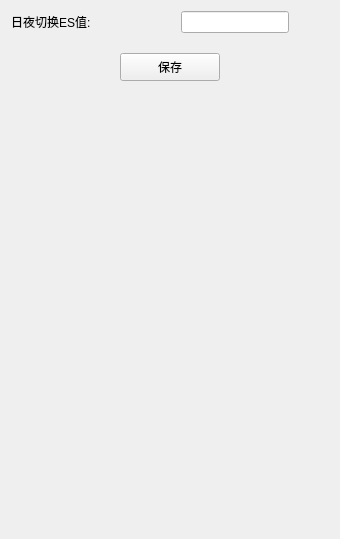
       <widget class="QWidget" name="page_4">
        <layout class="QVBoxLayout" name="verticalLayout_6">
         <property name="spacing">
          <number>20</number>
         </property>
         <item>
          <layout class="QHBoxLayout" name="horizontalLayout_5">
           <item>
            <widget class="QLabel" name="label_36">
             <property name="minimumSize">
              <size>
               <width>150</width>
               <height>22</height>
              </size>
             </property>
             <property name="text">
              <string>日夜切换ES值:</string>
             </property>
            </widget>
           </item>
           <item>
            <widget class="QLineEdit" name="ledt_exchange_val">
             <property name="minimumSize">
              <size>
               <width>0</width>
               <height>22</height>
              </size>
             </property>
            </widget>
           </item>
           <item>
            <spacer name="horizontalSpacer_5">
             <property name="orientation">
              <enum>Qt::Horizontal</enum>
             </property>
             <property name="sizeHint" stdset="0">
              <size>
               <width>40</width>
               <height>20</height>
              </size>
             </property>
            </spacer>
           </item>
          </layout>
         </item>
         <item>
          <layout class="QHBoxLayout" name="horizontalLayout_6">
           <item>
            <spacer name="horizontalSpacer_7">
             <property name="orientation">
              <enum>Qt::Horizontal</enum>
             </property>
             <property name="sizeHint" stdset="0">
              <size>
               <width>40</width>
               <height>20</height>
              </size>
             </property>
            </spacer>
           </item>
           <item>
            <widget class="QPushButton" name="btn_save_tab4">
             <property name="minimumSize">
              <size>
               <width>100</width>
               <height>28</height>
              </size>
             </property>
             <property name="text">
              <string>保存</string>
             </property>
            </widget>
           </item>
           <item>
            <spacer name="horizontalSpacer_6">
             <property name="orientation">
              <enum>Qt::Horizontal</enum>
             </property>
             <property name="sizeHint" stdset="0">
              <size>
               <width>40</width>
               <height>20</height>
              </size>
             </property>
            </spacer>
           </item>
          </layout>
         </item>
         <item>
          <spacer name="verticalSpacer_5">
           <property name="orientation">
            <enum>Qt::Vertical</enum>
           </property>
           <property name="sizeHint" stdset="0">
            <size>
             <width>20</width>
             <height>447</height>
            </size>
           </property>
          </spacer>
         </item>
        </layout>
       </widget>
